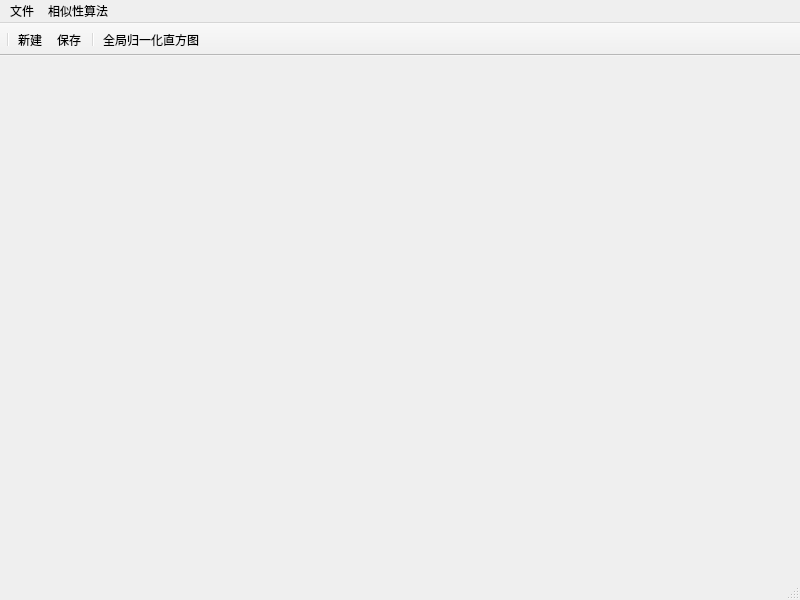
<?xml version="1.0" encoding="UTF-8"?>
<ui version="4.0">
 <class>MainWindow</class>
 <widget class="QMainWindow" name="MainWindow">
  <property name="geometry">
   <rect>
    <x>0</x>
    <y>0</y>
    <width>800</width>
    <height>600</height>
   </rect>
  </property>
  <property name="windowTitle">
   <string>MainWindow</string>
  </property>
  <widget class="QWidget" name="centralwidget">
   <layout class="QVBoxLayout" name="verticalLayout">
    <item>
     <widget class="QWidget" name="widget_image" native="true"/>
    </item>
    <item>
     <widget class="QWidget" name="widget_message" native="true">
      <property name="sizePolicy">
       <sizepolicy hsizetype="Minimum" vsizetype="Minimum">
        <horstretch>0</horstretch>
        <verstretch>50</verstretch>
       </sizepolicy>
      </property>
      <property name="minimumSize">
       <size>
        <width>0</width>
        <height>170</height>
       </size>
      </property>
      <property name="maximumSize">
       <size>
        <width>16777215</width>
        <height>400</height>
       </size>
      </property>
     </widget>
    </item>
   </layout>
  </widget>
  <widget class="QMenuBar" name="menubar">
   <property name="geometry">
    <rect>
     <x>0</x>
     <y>0</y>
     <width>800</width>
     <height>25</height>
    </rect>
   </property>
   <widget class="QMenu" name="menu_file">
    <property name="title">
     <string>文件</string>
    </property>
    <addaction name="separator"/>
    <addaction name="action_file_new"/>
    <addaction name="action_file_save"/>
    <addaction name="separator"/>
    <addaction name="action_file_exit"/>
   </widget>
   <widget class="QMenu" name="menu_operation">
    <property name="title">
     <string>相似性算法</string>
    </property>
    <widget class="QMenu" name="menu_op_histogram">
     <property name="geometry">
      <rect>
       <x>653</x>
       <y>115</y>
       <width>208</width>
       <height>112</height>
      </rect>
     </property>
     <property name="title">
      <string>直方图</string>
     </property>
     <addaction name="action_op_his"/>
     <addaction name="action_op_his_sub"/>
    </widget>
    <widget class="QMenu" name="menuSIFT">
     <property name="title">
      <string>尺度不变性特征提取(SIFT)</string>
     </property>
     <addaction name="actiontest"/>
    </widget>
    <widget class="QMenu" name="menuHASH">
     <property name="title">
      <string>哈希算法(HASH)</string>
     </property>
     <addaction name="actiontest2"/>
    </widget>
    <addaction name="separator"/>
    <addaction name="menu_op_histogram"/>
    <addaction name="menuSIFT"/>
    <addaction name="menuHASH"/>
    <addaction name="separator"/>
   </widget>
   <addaction name="menu_file"/>
   <addaction name="menu_operation"/>
  </widget>
  <widget class="QStatusBar" name="statusbar"/>
  <widget class="QToolBar" name="toolBar">
   <property name="windowTitle">
    <string>toolBar</string>
   </property>
   <property name="movable">
    <bool>false</bool>
   </property>
   <property name="allowedAreas">
    <set>Qt::TopToolBarArea</set>
   </property>
   <property name="orientation">
    <enum>Qt::Horizontal</enum>
   </property>
   <property name="iconSize">
    <size>
     <width>25</width>
     <height>25</height>
    </size>
   </property>
   <attribute name="toolBarArea">
    <enum>TopToolBarArea</enum>
   </attribute>
   <attribute name="toolBarBreak">
    <bool>false</bool>
   </attribute>
   <addaction name="separator"/>
   <addaction name="action_file_new"/>
   <addaction name="action_file_save"/>
   <addaction name="separator"/>
   <addaction name="action_op_his"/>
  </widget>
  <action name="action_file_new">
   <property name="text">
    <string>新建</string>
   </property>
   <property name="shortcut">
    <string>Ctrl+N</string>
   </property>
  </action>
  <action name="action_file_save">
   <property name="text">
    <string>保存</string>
   </property>
   <property name="shortcut">
    <string>Ctrl+S</string>
   </property>
  </action>
  <action name="action_op_his">
   <property name="text">
    <string>全局归一化直方图</string>
   </property>
   <property name="shortcut">
    <string>Ctrl+H</string>
   </property>
  </action>
  <action name="action_op_his_sub">
   <property name="text">
    <string>子图像归一化直方图</string>
   </property>
  </action>
  <action name="actiontest">
   <property name="text">
    <string>test</string>
   </property>
  </action>
  <action name="actiontest2">
   <property name="text">
    <string>test2</string>
   </property>
  </action>
  <action name="action_file_exit">
   <property name="text">
    <string>退出</string>
   </property>
   <property name="shortcut">
    <string>Ctrl+X</string>
   </property>
  </action>
 </widget>
 <resources/>
 <connections/>
</ui>
